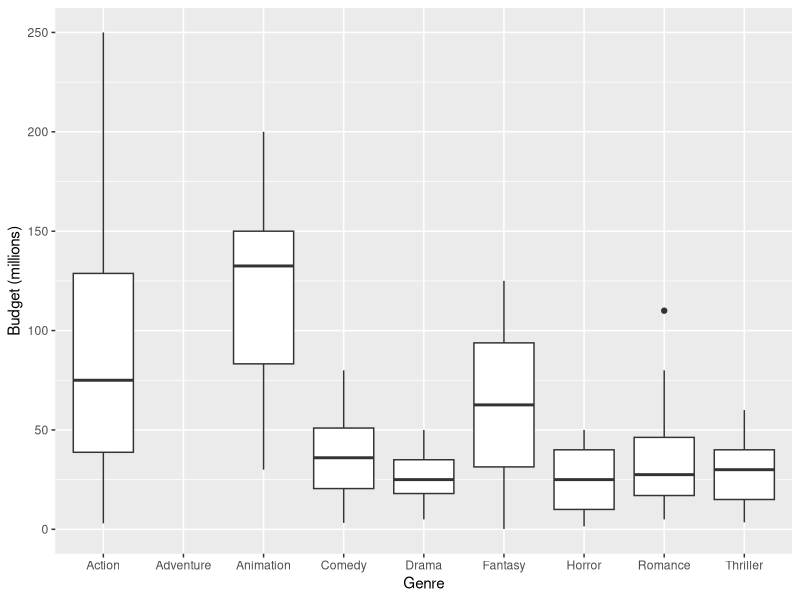
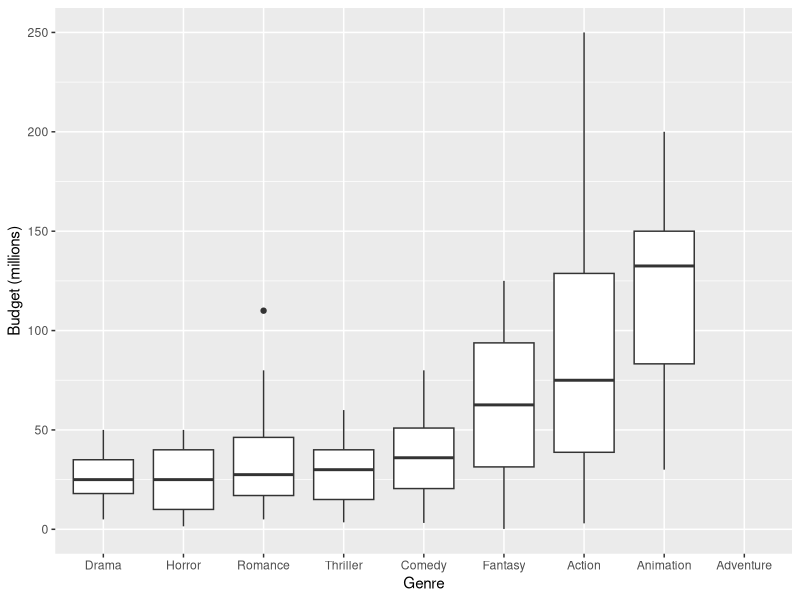
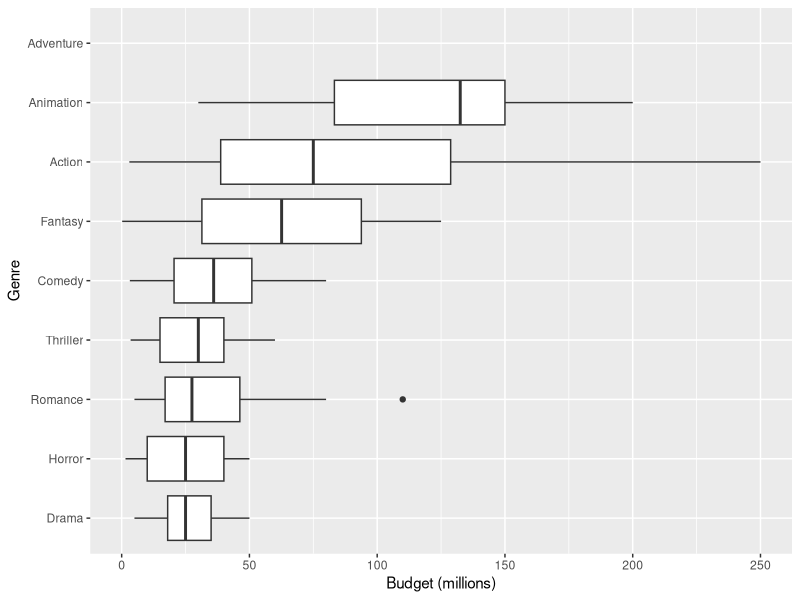

These figures' R source, in order:
# Loading the data
HollywoodMovies2011 <- read.csv("HollywoodMovies2011.csv")

# loading ggplot2
library(ggplot2)

# drawing a boxplot
ggplot(data = HollywoodMovies2011, mapping = aes(x = Genre, y = Budget)) + 
  geom_boxplot() +
  labs(y = "Budget (millions)")

# drawing a boxplot - reordered
ggplot(data = HollywoodMovies2011, 
       mapping = aes(x = reorder(Genre, Budget, median, na.rm = TRUE), y = Budget)) + 
  geom_boxplot() +
  labs(x = "Genre", y = "Budget (millions)")

# drawing a boxplot - reordered + coordinates flipped
ggplot(data = HollywoodMovies2011, 
       mapping = aes(x = reorder(Genre, Budget, median, na.rm = TRUE), y = Budget)) + 
  geom_boxplot() +
  labs(x = "Genre", y = "Budget (millions)") +
  coord_flip()